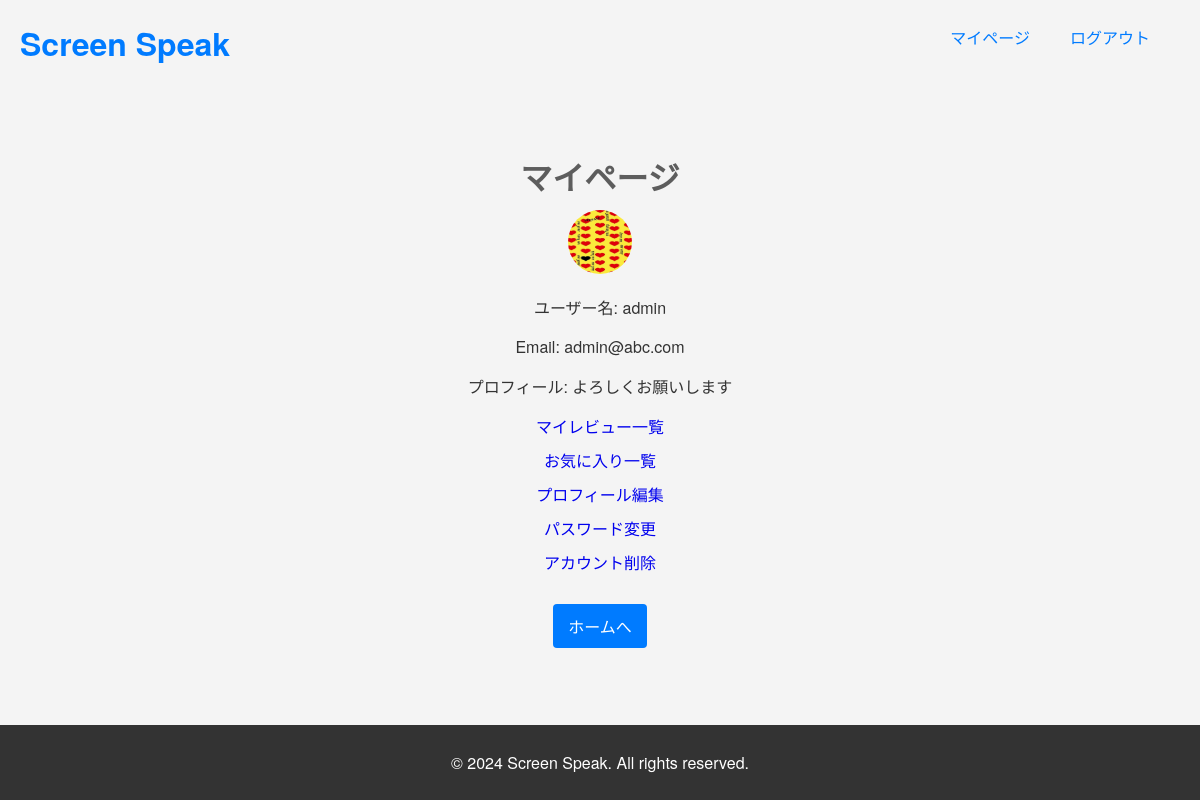
/screen_speak/mypage/ (signed in), run on the app's committed database.
### flick_seeker/models.py (models this page shows, shortened)
class User(AbstractUser):
    username = models.CharField(_('username'), max_length=150, unique=True, null=False)  # ユーザー名フィールド
    email = models.EmailField(_('email address'), unique=True)  # emailアドレスフィールド
    profile_image = models.ImageField(upload_to='profile_images/', null=True, blank=True, default='profile_images/default-thumbnail.png')  # プロフィール画像フィールド
    bio = models.TextField(_("Bio"), blank=True, null=True)  # 自己紹介文のフィールド
    created_at = models.DateTimeField(auto_now_add=True, verbose_name=_('Created at'))
    updated_at = models.DateTimeField(auto_now=True, verbose_name=_('Updated at'))
    USERNAME_FIELD = 'email'  # ユーザー名としてemailを使用
    REQUIRED_FIELDS = ['username']  # 必須フィールドを設定
    objects = CustomUserManager()  # カスタムユーザーマネージャを使用

### flick_seeker/views.py (the view)
# urls.py: path('mypage/', mypage, name='mypage'),  # '/mypage/' URL を 'mypage' ビューにマッピング
@login_required
def mypage(request):
    user = request.user
    context = {
        'user': user,
    }
    return render(request, 'mypage.html', context)

### flick_seeker/templates/mypage.html
{% extends 'base.html' %}
{% block content %}
<div class="mypage-content">
  <h1>マイページ</h1>
  {% if user.profile_image %}
    <img src="{{ user.profile_image.url }}" alt="{{ user.username }}'s Profile Icon" style="width: 64px; height: 64px; border-radius: 50%;">
  {% else %}
    <p>プロフィールアイコンはまだ登録されていません。</p>
  {% endif %}
  <p>ユーザー名: {{ user.username }}</p>
  <p>Email: {{ user.email }}</p>
  <p>プロフィール: {{ user.bio|default:"未登録" }}</p>
  <a href="{% url 'flick_seeker:my_reviews' %}">マイレビュー一覧</a>
  <a href="{% url 'flick_seeker:my_favorites' %}">お気に入り一覧</a>
  <a href="{% url 'flick_seeker:edit_profile' %}">プロフィール編集</a>
  <a href="{% url 'flick_seeker:password_change' %}">パスワード変更</a>
  <a href="{% url 'flick_seeker:delete_user' %}" onclick="return confirm('アカウントを削除してもよろしいですか？');">アカウント削除</a>
  <a href="{% url 'flick_seeker:dashboard' %}" class="button back-button">ホームへ</a>
</div>
{% endblock %}

### flick_seeker/static/css/style.css (style rules this page uses)
body { font-family: 'Helvetica Neue', Helvetica, Arial, sans-serif; color: #333; background-color: #f4f4f4; margin: 0; padding: 0; display: flex; flex-direction: column; min-height: 100vh; justify-content: space-between; }
h1 { color: #5d5d5d; text-align: center; margin-top: 20px; margin-bottom: 10px; }
.button { background-color: #007BFF; color: #fff; padding: 10px 15px; font-size: 16px; text-align: center; text-decoration: none; cursor: pointer; border: none; border-radius: 4px; transition: all 0.3s ease; }
.back-button { background-color: #007bff; color: white; padding: 10px 15px; text-align: center; display: inline-block; max-width: 200px; width: auto; margin: 10px auto; }
a { color: #007BFF; text-decoration: none; transition: color 0.3s; }
.mypage-content { text-align: center; }
.mypage-content a { display: block; margin: 10px 0; color: #0000EE; text-decoration: none; }
.mypage-content .button.back-button { padding: 10px 15px; background-color: #007BFF; color: white; border-radius: 4px; text-align: center; margin: 20px auto; display: inline-block; text-decoration: none; }

### data on the page
User: profile_image (picture), username "admin", email "admin@abc.com", bio "よろしくお願いします"
